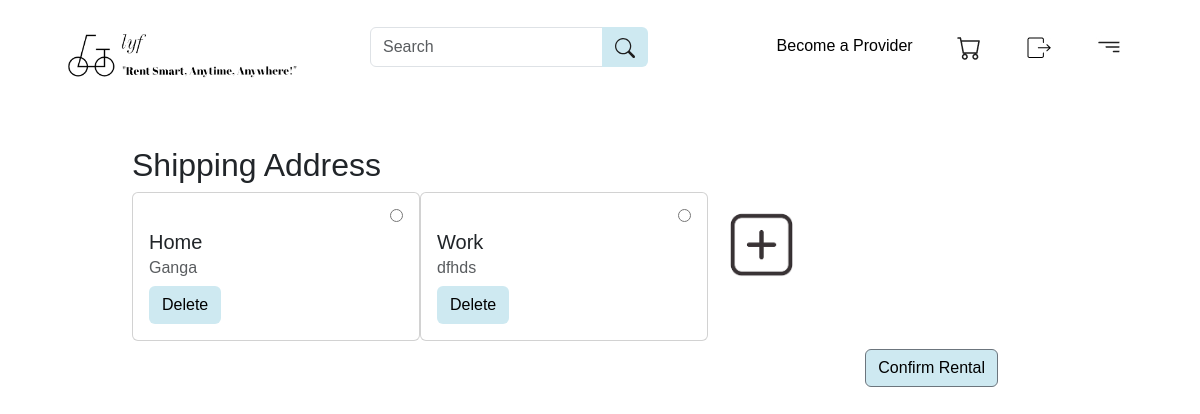
Page /checkout (signed in) on the committed database.
### user/models.py (models this page shows)
class userAddress(models.Model):
    user = models.ForeignKey(CustomUser,on_delete=models.CASCADE)
    addressType = models.CharField(max_length=10)
    firstname = models.CharField(max_length=30)
    lastname = models.CharField(max_length=30)
    address = models.CharField(max_length=50,null=False)
    street = models.CharField(max_length=50,null=False)
    phone = models.CharField(max_length=20)
    city = models.CharField(max_length=20)
    state= models.CharField(max_length=50,null=False)
    pincode = models.CharField(max_length=10,null=False)

### cart/views.py (the view)
# urls.py: path('checkout',views.checkout,name='checkout'),
def checkout(request):
    address=userAddress.objects.filter(user=request.user)
    return render(request,'cart/checkout.html',{'address':address})

### templates/cart/checkout.html (shortened to what this page needs)
{% extends "homePage.html" %}
{% load static %}
{% block content %}
    <div style="margin-top: 20px; margin-left: 100px; margin-right: 100px; padding: 20px 20px 20px 20px;">
    <div class="container mr-75">
        <div><h2>Shipping Address</h2></div>
        <form action="{% url 'order:confirmRental' %}" method="post">
            {% if address%}
            <div class="d-flex">
                {% for ad in address|slice:"-2:" %}
                    <div class="card  ml-3 mr-3 mb-2" style="width: 18rem;">
                        <div class="card-body">
                            <label class="d-flex justify-content-end mb-2">
                                <input type="radio" name="selected_address" value="{{ ad.id }}" required >
                            </label>
                            <h5 class="card-title">{{ad.addressType}}</h5>
                            <h6 class="card-subtitle mb-2 text-muted">{{ad.firstname}}</h6>
                            <a href="{% url 'cart:deleteUserAddress' ad.id %}" class="btn btn-block">Delete</a>
                        </div>
                    </div>
                {% endfor %}
            {% endif %}
                <div class="mr-2 mb-2">
                    <div class="mr-2 mb-2">
                        <a href="{% url 'cart:addAddress' %}"><img src="{% static 'image/add.png' %}" alt="" width="100" height="100"></a>
                    </div>
                </div>
            </div>
            {% if address %}
                <div class="d-flex justify-content-end" style="margin-right: 70px;">
                    <button type="submit" class="btn btn-secondary">Confirm Rental</button>
                </div>
            {% endif%}
        </form>
    </div>
{% endblock %}

### staticfields/style.css (style rules this page uses)
* { font-family: 'poppins',sans-serif; margin: 0; padding: 0; box-sizing: border-box; }
body { background: #ffffff; }
.btn { color: black; background-color: #cee9f1; }
a { text-decoration: none; color: black; }
.card { width: calc(33.33% - 10px); margin-bottom: 20px; box-sizing: border-box; }

### rows in the picture
userAddress: addressType "Home", firstname "Ganga"
userAddress: addressType "Work", firstname "dfhds"
